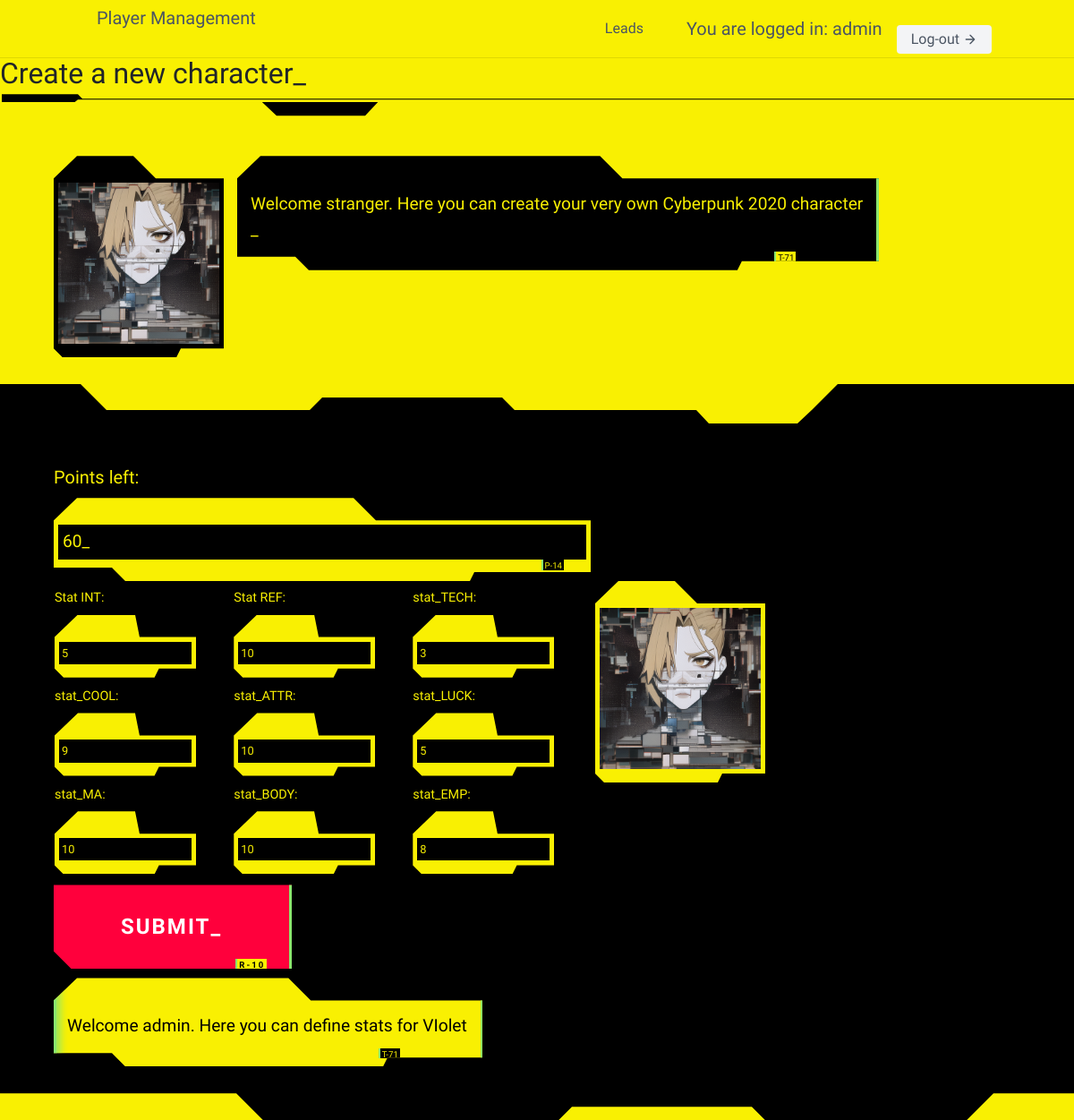
The page /cp2020/3/basic_stats/ (signed in) on the database as committed earlier.
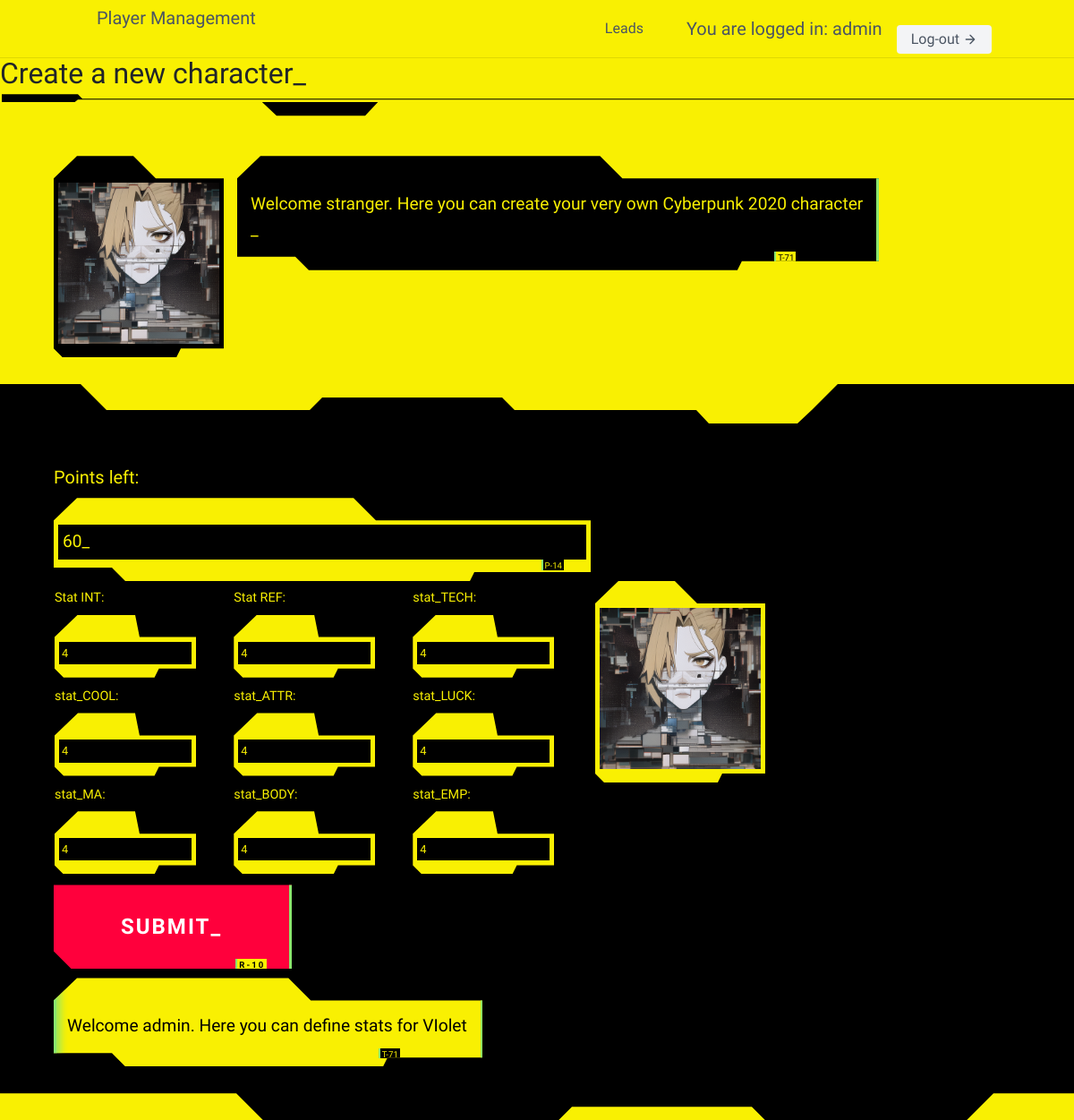
The same page on the database as committed later.
### users/models.py (models this page shows)
class User(AbstractUser):
    pass

### cp2020/models.py (models this page shows, shortened)
class CharacterDetail(models.Model):
    SL = 'SOLO'
    RC = 'ROCKER'
    NR = "NETRUNNER"
    MD = "MEDIA"
    ND = "NOMAD"
    FX = "FIXER"
    CP = "COP"
    CR = "CORP"
    TC = "TECHIE"
    MC = "MEDTECHIE"
    ROLES = [
        (SL, "Solo"),
        (RC, "Rocker"),
        (NR, "Netrunner"),
        (MD, "Media"),
        (ND, "Nomad"),
        (FX, "Fixer"),
        (CP, "Cop"),
        (CR, "Corp"),
        (TC, "Techie"),
        (MC, "Medtechie"),
    ]
    user = models.ForeignKey(User, on_delete=models.CASCADE, blank=True, null=True)
    name = models.CharField(max_length=15)
    role = models.TextField(choices=ROLES, default=SL)
    picture = models.ImageField(upload_to='pictures_storage/',
                                height_field=None,
                                width_field=None,
                                max_length=200,
                                blank=True, null=True)
    stat_INT = models.DecimalField(max_digits=2, decimal_places=0, default=2,
                                    validators=[MinValueValidator(2), MaxValueValidator(10)])
    stat_REF = models.DecimalField(max_digits=2, decimal_places=0, default=2,
                                    validators=[MinValueValidator(2), MaxValueValidator(10)])
    stat_TECH = models.DecimalField(max_digits=2, decimal_places=0, default=2,
                                    validators=[MinValueValidator(2), MaxValueValidator(10)])
    stat_COOL = models.DecimalField(max_digits=2, decimal_places=0, default=2,
                                    validators=[MinValueValidator(2), MaxValueValidator(10)])
    stat_ATTR = models.DecimalField(max_digits=2, decimal_places=0, default=2,
                                    validators=[MinValueValidator(2), MaxValueValidator(10)])
    stat_LUCK = models.DecimalField(max_digits=2, decimal_places=0, default=2,
                                    validators=[MinValueValidator(2), MaxValueValidator(10)])
    stat_MA = models.DecimalField(max_digits=2, decimal_places=0, default=2,
                                    validators=[MinValueValidator(2), MaxValueValidator(10)])
    stat_BODY = models.DecimalField(max_digits=2, decimal_places=0, default=2,
                                    validators=[MinValueValidator(2), MaxValueValidator(10)])
    stat_EMP = models.DecimalField(max_digits=2, decimal_places=0, default=2,
                                    validators=[MinValueValidator(2), MaxValueValidator(10)])
    MA_Run = models.DecimalField(max_digits=3, decimal_places=0,
                                 blank=True, null=True)
    MA_Leap = models.DecimalField(max_digits=3, decimal_places=0,
                                  blank=True, null=True)
    MA_Lift = models.DecimalField(max_digits=3, decimal_places=0,
                                  blank=True, null=True)
    EMP_Humanity = models.DecimalField(max_digits=3, decimal_places=0,
                                       blank=True, null=True)
    BODY_Save_Nr = models.DecimalField(max_digits=3, decimal_places=0,
                                       blank=True, null=True)
    BODY_BTM = models.DecimalField(max_digits=3, decimal_places=0,
                                       blank=True, null=True)
    SKILL_Authority = models.DecimalField(max_digits=2, decimal_places=0, default=0)
    SKILL_Char_Leadership = models.DecimalField(max_digits=2, decimal_places=0, default=0)
    SKILL_Combat_Sense = models.DecimalField(max_digits=2, decimal_places=0, default=0)
    SKILL_Credibility = models.DecimalField(max_digits=2, decimal_places=0, default=0)
    SKILL_Family = models.DecimalField(max_digits=2, decimal_places=0, default=0)
    SKILL_Interface = models.DecimalField(max_digits=2, decimal_places=0, default=0)
    SKILL_Jury_Rig = models.DecimalField(max_digits=2, decimal_places=0, default=0)
    SKILL_Medical_Tech = models.DecimalField(max_digits=2, decimal_places=0, default=0)
    SKILL_Resources = models.DecimalField(max_digits=2, decimal_places=0, default=0)
    SKILL_Street_Deal = models.DecimalField(max_digits=2, decimal_places=0, default=0)
    ATRR_Personal_Grooming = models.DecimalField(max_digits=2, decimal_places=0, default=0)
    ATRR_Wardrobe_Style = models.DecimalField(max_digits=2, decimal_places=0, default=0)
    BODY_Endurance = models.DecimalField(max_digits=2, decimal_places=0, default=0)
    BODY_Strength_Feat = models.DecimalField(max_digits=2, decimal_places=0, default=0)
    BODY_Swimming = models.DecimalField(max_digits=2, decimal_places=0, default=0)
    COOL_Interrogation = models.DecimalField(max_digits=2, decimal_places=0, default=0)
    COOL_Intimidate = models.DecimalField(max_digits=2, decimal_places=0, default=0)
    COOL_Oratory = models.DecimalField(max_digits=2, decimal_places=0, default=0)
    COOL_Resist_Torture = models.DecimalField(max_digits=2, decimal_places=0, default=0)
    COOL_Streetwise = models.DecimalField(max_digits=2, decimal_places=0, default=0)
    EMPATHY_Human_Perception = models.DecimalField(max_digits=2, decimal_places=0, default=0)
    EMPATHY_Interview = models.DecimalField(max_digits=2, decimal_places=0, default=0)
    EMPATHY_Leadership = models.DecimalField(max_digits=2, decimal_places=0, default=0)
    EMPATHY_Seduction = models.DecimalField(max_digits=2, decimal_places=0, default=0)
    EMPATHY_Social = models.DecimalField(max_digits=2, decimal_places=0, default=0)
    EMPATHY_Persuasion = models.DecimalField(max_digits=2, decimal_places=0, default=0)
    EMPATHY_Perform = models.DecimalField(max_digits=2, decimal_places=0, default=0)
    INT_Accounting = models.DecimalField(max_digits=2, decimal_places=0, default=0)
    INT_Anthropology = models.DecimalField(max_digits=2, decimal_places=0, default=0)
    INT_Awareness = models.DecimalField(max_digits=2, decimal_places=0, default=0)
    INT_Biology = models.DecimalField(max_digits=2, decimal_places=0, default=0)
    INT_Botany = models.DecimalField(max_digits=2, decimal_places=0, default=0)
    INT_Chemistry = models.DecimalField(max_digits=2, decimal_places=0, default=0)
    INT_Composition = models.DecimalField(max_digits=2, decimal_places=0, default=0)
    INT_Diagnose_Illness = models.DecimalField(max_digits=2, decimal_places=0, default=0)
    INT_Education = models.DecimalField(max_digits=2, decimal_places=0, default=0)
    INT_Expert = models.DecimalField(max_digits=2, decimal_places=0, default=0)
    INT_Gamble = models.DecimalField(max_digits=2, decimal_places=0, default=0)
    INT_Geology = models.DecimalField(max_digits=2, decimal_places=0, default=0)
    INT_Hide = models.DecimalField(max_digits=2, decimal_places=0, default=0)
    INT_History = models.DecimalField(max_digits=2, decimal_places=0, default=0)
    INT_Language_1 = models.DecimalField(max_digits=2, decimal_places=0, default=0)
    INT_Language_1_Type = models.CharField(max_length=15, default="")
    INT_Language_2 = models.DecimalField(max_digits=2, decimal_places=0, default=0)
    INT_Language_2_Type = models.CharField(max_length=15, default="")
    INT_Language_3 = models.DecimalField(max_digits=2, decimal_places=0, default=0)
    INT_Language_3_Type = models.CharField(max_length=15, default="")
    INT_Library_Search = models.DecimalField(max_digits=2, decimal_places=0, default=0)
    INT_Mathematics = models.DecimalField(max_digits=2, decimal_places=0, default=0)
    INT_Physics = models.DecimalField(max_digits=2, decimal_places=0, default=0)
    INT_Programming = models.DecimalField(max_digits=2, decimal_places=0, default=0)
    INT_Track = models.DecimalField(max_digits=2, decimal_places=0, default=0)
    INT_Stock_Market = models.DecimalField(max_digits=2, decimal_places=0, default=0)
    INT_System_Knowledge = models.DecimalField(max_digits=2, decimal_places=0, default=0)
    INT_Teaching = models.DecimalField(max_digits=2, decimal_places=0, default=0)
    INT_Wilderness_Survival = models.DecimalField(max_digits=2, decimal_places=0, default=0)
    INT_Zoology = models.DecimalField(max_digits=2, decimal_places=0, default=0)
    REF_Archery = models.DecimalField(max_digits=2, decimal_places=0, default=0)
    REF_Athletics = models.DecimalField(max_digits=2, decimal_places=0, default=0)
    REF_Brawling = models.DecimalField(max_digits=2, decimal_places=0, default=0)
    REF_Dance = models.DecimalField(max_digits=2, decimal_places=0, default=0)
    REF_Dodge_Escape = models.DecimalField(max_digits=2, decimal_places=0, default=0)
    REF_Driving = models.DecimalField(max_digits=2, decimal_places=0, default=0)
    REF_Fencing = models.DecimalField(max_digits=2, decimal_places=0, default=0)
    REF_Handgun = models.DecimalField(max_digits=2, decimal_places=0, default=0)
    REF_Heavy_Weapons = models.DecimalField(max_digits=2, decimal_places=0, default=0)
    REF_Martial_Art_1 = models.DecimalField(max_digits=2, decimal_places=0, default=0)
    REF_Martial_Art_1_Type = models.CharField(max_length=15, default="")
    REF_Martial_Art_2 = models.DecimalField(max_digits=2, decimal_places=0, default=0)
    REF_Martial_Art_2_Type = models.CharField(max_length=15, default="")
    REF_Martial_Art_3 = models.DecimalField(max_digits=2, decimal_places=0, default=0)
    REF_Martial_Art_3_Type = models.CharField(max_length=15, default="")
    REF_Melee = models.DecimalField(max_digits=2, decimal_places=0, default=0)
    REF_Motorcycle = models.DecimalField(max_digits=2, decimal_places=0, default=0)
    REF_Operate_Hvy_Machinery = models.DecimalField(max_digits=2, decimal_places=0, default=0)
    REF_Pilot_Gyro = models.DecimalField(max_digits=2, decimal_places=0, default=0)
    REF_Pilot_Fixed_Wing = models.DecimalField(max_digits=2, decimal_places=0, default=0)
    REF_Pilot_Dirigible = models.DecimalField(max_digits=2, decimal_places=0, default=0)
    REF_Pilot_Vect_Thrust = models.DecimalField(max_digits=2, decimal_places=0, default=0)
    REF_Rifle = models.DecimalField(max_digits=2, decimal_places=0, default=0)
    REF_Stealth = models.DecimalField(max_digits=2, decimal_places=0, default=0)
    REF_Submachinegun = models.DecimalField(max_digits=2, decimal_places=0, default=0)
    TECH_Aero_Tech = models.DecimalField(max_digits=2, decimal_places=0, default=0)
    TECH_AV_Tech = models.DecimalField(max_digits=2, decimal_places=0, default=0)
    TECH_Basic_Tech = models.DecimalField(max_digits=2, decimal_places=0, default=0)
    TECH_Cryotank_Operation = models.DecimalField(max_digits=2, decimal_places=0, default=0)
    TECH_Cyberdeck_Design = models.DecimalField(max_digits=2, decimal_places=0, default=0)
    TECH_Cyber_Tech = models.DecimalField(max_digits=2, decimal_places=0, default=0)
    TECH_Demolitions = models.DecimalField(max_digits=2, decimal_places=0, default=0)
    TECH_Disguise = models.DecimalField(max_digits=2, decimal_places=0, default=0)
    TECH_Electronics = models.DecimalField(max_digits=2, decimal_places=0, default=0)
    TECH_Elect_Security = models.DecimalField(max_digits=2, decimal_places=0, default=0)
    TECH_First_Aid = models.DecimalField(max_digits=2, decimal_places=0, default=0)
    TECH_Forgery = models.DecimalField(max_digits=2, decimal_places=0, default=0)
    TECH_Gyro_Tech = models.DecimalField(max_digits=2, decimal_places=0, default=0)
    TECH_Paint_or_Draw = models.DecimalField(max_digits=2, decimal_places=0, default=0)
    TECH_Photo_Film = models.DecimalField(max_digits=2, decimal_places=0, default=0)
    TECH_Pharmacuticals = models.DecimalField(max_digits=2, decimal_places=0, default=0)
    TECH_Pick_Lock = models.DecimalField(max_digits=2, decimal_places=0, default=0)
    TECH_Play_Instrument = models.DecimalField(max_digits=2, decimal_places=0, default=0)
    TECH_Weaponsmith = models.DecimalField(max_digits=2, decimal_places=0, default=0)

### cp2020/views.py (the view, shortened to what this page needs)
# urls.py: path('<int:pk>/basic_stats/', BasicCharacterStatsView.as_view(), name="BaseStats"),
class BasicCharacterStatsView(LoginRequiredMixin, UpdateView):
    template_name = "CharacterBasicStats_Update.html"
    queryset = CharacterDetail.objects.all()
    form_class = BasicCharacterStatsForm

### cp2020/forms.py
class BasicCharacterStatsForm(forms.ModelForm):
    class Meta:
        model = CharacterDetail
        fields = (
            'stat_INT',
            'stat_REF',
            'stat_TECH',
            'stat_COOL',
            'stat_ATTR',
            'stat_LUCK',
            'stat_MA',
            'stat_BODY',
            'stat_EMP',
        )

### cp2020/templates/CharacterBasicStats_Update.html (shortened to what this page needs)
{% extends "baseCP.html" %}
{% block content %}
    <hr>
    <h1 class="cyberpunk">Create a new character</h1>
    <section class="cyberpunk">
        {% load static %}
        <div style="display:inline-block;vertical-align:top;">
            <img src="{% static 'AI_Picture.png' %}"  alt="" height="200" width="200" />
         </div>
        <div style="display:inline-block;">
        <p class="cyberpunk inverse">
            Welcome stranger. Here you can create your very own Cyberpunk 2020 character <br>
        </p>
        </div>
    </section>
    <section class="cyberpunk black">
        <label for="number">Points left:</label>
        <p id="number" style="max-width: 600px"></p>
<div style="display:inline-block;vertical-align:top;">
      <form id='p-form' style="max-width: 600px" method="post" enctype="multipart/form-data" >
    <table>
    <tr>
    <td>
    <label for="{{ form.stat_INT.id_for_label}}" style="font-size: 0.9rem">Stat INT:</label>
    {{ form.stat_INT }}
    </td>
   <td>
    <label for="{{ form.stat_REF.id_for_label}}" style="font-size: 0.9rem">Stat REF:</label>
    {{ form.stat_REF }}
   </td>
   <td>
    <label for="{{ form.stat_TECH.id_for_label}}" style="font-size: 0.9rem">stat_TECH:</label>
    {{ form.stat_TECH }}
   </td>
    </tr>
    <tr>
    <td>
    <label for="{{ form.stat_COOL.id_for_label}}" style="font-size: 0.9rem">stat_COOL:</label>
    {{ form.stat_COOL }}
    </td>
   <td>
    <label for="{{ form.stat_ATTR.id_for_label}}" style="font-size: 0.9rem">stat_ATTR:</label>
    {{ form.stat_ATTR }}
   </td>
   <td>
    <label for="{{ form.stat_LUCK.id_for_label}}" style="font-size: 0.9rem">stat_LUCK:</label>
    {{ form.stat_LUCK }}
   </td>
    </tr>
    <tr>
    <td>
    <label for="{{ form.stat_MA.id_for_label}}" style="font-size: 0.9rem">stat_MA:</label>
    {{ form.stat_MA }}
    </td>
   <td>
    <label for="{{ form.stat_BODY.id_for_label}}" style="font-size: 0.9rem">stat_BODY:</label>
    {{ form.stat_BODY }}
   </td>
   <td>
    <label for="{{ form.stat_EMP.id_for_label}}" style="font-size: 0.9rem">stat_EMP:</label>
    {{ form.stat_EMP }}
   </td>
    </tr>
    </table>
    <button type="submit" class="cyberpunk red">SUBMIT_</button>
      </form>
 </div>
      <div style="display:inline-block;">
          <img src="{% static 'AI_Picture.png' %}"  alt="" height="200" width="200" />
      </div>
      <div style="display:inline-block;vertical-align:top;">
        <p id="info-text" class="cyberpunk inverse scannedv">
            Welcome {{ request.user.username }}. Here you can define stats for {{ characterdetail.name }}
        </p>
      </div>
    </section>
{% endblock content %}

### cp2020/templates/baseCP.html (shortened to what this page needs)
<!DOCTYPE html>
<html lang="en">
<head>
    {% load static %}
    <script src="https://cdn.tailwindcss.com"></script>
     <link rel="stylesheet" href="https://maxcdn.bootstrapcdn.com/bootstrap/4.0.0/css/bootstrap.min.css">
    <link rel="stylesheet" href="{% static 'cyberpunk-2077.css' %}">
</head>
<body>
    <div>
        {% include 'navbarCP.html' %}
        {% block content %}
        {% endblock content %}
    </div>
</body>
</html>

### cp2020/templates/navbarCP.html (shortened to what this page needs)
<header class="text-gray-600 body-font">
  <div class="container mx-auto flex flex-wrap p-1 flex-col md:flex-row items-center">
    <a class="flex title-font font-medium items-center text-gray-900 mb-4 md:mb-0">
      <span class="ml-3 text-xl">Player Management</span>
    </a>
    <nav class="md:ml-auto flex flex-wrap items-center text-base justify-center">
     <a href="{% url 'landing-page' %}" class="mr-5 hover:text-gray-900">Leads</a>
    </nav>
    {% if request.user.is_authenticated %}
      You are logged in: {{ request.user.username }}
       <a href="{% url 'users:logout' %}" class="ml-3 inline-flex items-center bg-gray-100 border-0 py-1 px-3 focus:outline-none hover:bg-gray-200 rounded text-base mt-4 md:mt-0">Log-out
      <svg fill="none" stroke="currentColor" stroke-linecap="round" stroke-linejoin="round" stroke-width="2" class="w-4 h-4 ml-1" viewBox="0 0 24 24">
        <path d="M5 12h14M12 5l7 7-7 7"></path>
      </svg>
    {% endif %}
    </a>
    </div>
</header>

Rows that differ between the two databases and show on the page:
changed CharacterDetail "VIolet": stat_INT "5" → "4"; stat_REF "10" → "4"; stat_TECH "3" → "4"; stat_COOL "9" → "4"; stat_ATTR "10" → "4"; stat_LUCK "5" → "4"; stat_MA "10" → "4"; stat_BODY "10" → "4"; stat_EMP "8" → "4"
